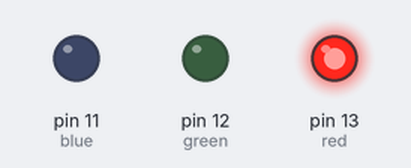
The sketch below on a simulated Arduino Uno, built with avr-gcc and run on an emulated ATmega328P. Shown: output pins drawn as LEDs (lit = HIGH).

Above: at 0.5 s.
At 2.5 s:
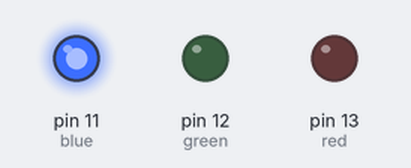
At 3.5 s:
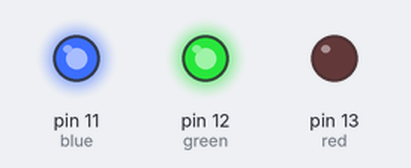
At 4.5 s:
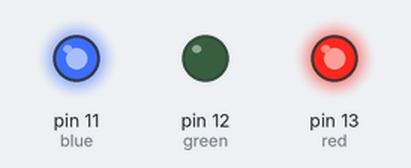
At 6.5 s:
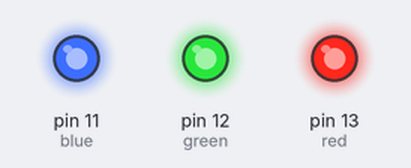
At 8.5 s:
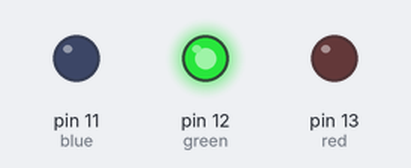
Timing chart, 0 to 9.1 s (numbered marks = the images above):
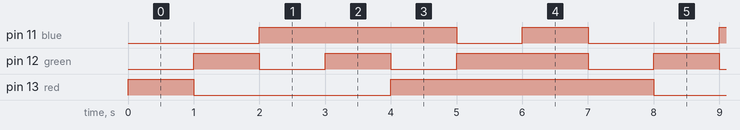

Measured:
- by itself, pin 11 (blue): repeats every 7.0 s: LOW 1.0 s, HIGH 1.0 s, LOW 2.0 s, HIGH 3.0 s
- by itself, pin 12 (green): repeats every 7.0 s: LOW 1.0 s, HIGH 1.0 s, LOW 1.0 s, HIGH 2.0 s, LOW 1.0 s, HIGH 1.0 s
- by itself, pin 13 (red): repeats every 7.0 s: LOW 3.0 s, HIGH 4.0 s

The sketch:

activity_J.ino
```cpp
int red = 13;
int green = 12;
int blue = 11;

void setup() {
  pinMode(red, OUTPUT);
  pinMode(green, OUTPUT);
  pinMode(blue, OUTPUT);
}

void loop() {
  // Red
  digitalWrite(red, HIGH);
  digitalWrite(green, LOW);
  digitalWrite(blue, LOW);
  delay(1000);

  // Green
  digitalWrite(red, LOW);
  digitalWrite(green, HIGH);
  digitalWrite(blue, LOW);
  delay(1000);

  // Blue
  digitalWrite(red, LOW);
  digitalWrite(green, LOW);
  digitalWrite(blue, HIGH);
  delay(1000);

  // Cyan
  digitalWrite(red, LOW);
  digitalWrite(green, HIGH);
  digitalWrite(blue, HIGH);
  delay(1000);

  // Magenta
  digitalWrite(red, HIGH);
  digitalWrite(green, LOW);
  digitalWrite(blue, HIGH);
  delay(1000);

  // Yellow
  digitalWrite(red, HIGH);
  digitalWrite(green, HIGH);
  digitalWrite(blue, LOW);
  delay(1000);

  // White
  digitalWrite(red, HIGH);
  digitalWrite(green, HIGH);
  digitalWrite(blue, HIGH);
  delay(1000);
}
```
